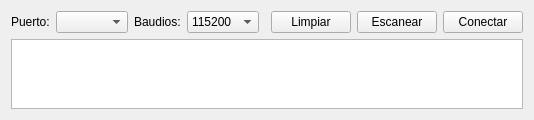
<?xml version="1.0" encoding="UTF-8"?>
<ui version="4.0">
 <class>Terminal</class>
 <widget class="QWidget" name="Terminal">
  <property name="geometry">
   <rect>
    <x>0</x>
    <y>0</y>
    <width>528</width>
    <height>117</height>
   </rect>
  </property>
  <property name="windowTitle">
   <string>Form</string>
  </property>
  <layout class="QGridLayout" name="gridLayout">
   <item row="1" column="0" colspan="8">
    <widget class="Console" name="textEdit"/>
   </item>
   <item row="0" column="6">
    <widget class="QPushButton" name="pushButton_2">
     <property name="text">
      <string>Escanear</string>
     </property>
    </widget>
   </item>
   <item row="0" column="1">
    <widget class="QComboBox" name="comboBox"/>
   </item>
   <item row="0" column="0">
    <widget class="QLabel" name="label">
     <property name="text">
      <string>Puerto:</string>
     </property>
    </widget>
   </item>
   <item row="0" column="2">
    <widget class="QLabel" name="label_2">
     <property name="text">
      <string>Baudios:</string>
     </property>
    </widget>
   </item>
   <item row="0" column="3">
    <widget class="QComboBox" name="comboBox_2">
     <property name="currentIndex">
      <number>3</number>
     </property>
     <item>
      <property name="text">
       <string>9600</string>
      </property>
     </item>
     <item>
      <property name="text">
       <string>19200</string>
      </property>
     </item>
     <item>
      <property name="text">
       <string>38400</string>
      </property>
     </item>
     <item>
      <property name="text">
       <string>115200</string>
      </property>
     </item>
    </widget>
   </item>
   <item row="0" column="4">
    <spacer name="horizontalSpacer_2">
     <property name="orientation">
      <enum>Qt::Horizontal</enum>
     </property>
     <property name="sizeHint" stdset="0">
      <size>
       <width>13</width>
       <height>20</height>
      </size>
     </property>
    </spacer>
   </item>
   <item row="0" column="7">
    <widget class="QPushButton" name="pushButton">
     <property name="text">
      <string>Conectar</string>
     </property>
     <property name="checkable">
      <bool>true</bool>
     </property>
     <property name="flat">
      <bool>false</bool>
     </property>
    </widget>
   </item>
   <item row="0" column="5">
    <widget class="QPushButton" name="pushButton_3">
     <property name="text">
      <string>Limpiar</string>
     </property>
    </widget>
   </item>
  </layout>
 </widget>
 <customwidgets>
  <customwidget>
   <class>Console</class>
   <extends>QTextEdit</extends>
   <header>console.h</header>
  </customwidget>
 </customwidgets>
 <resources/>
 <connections/>
</ui>
